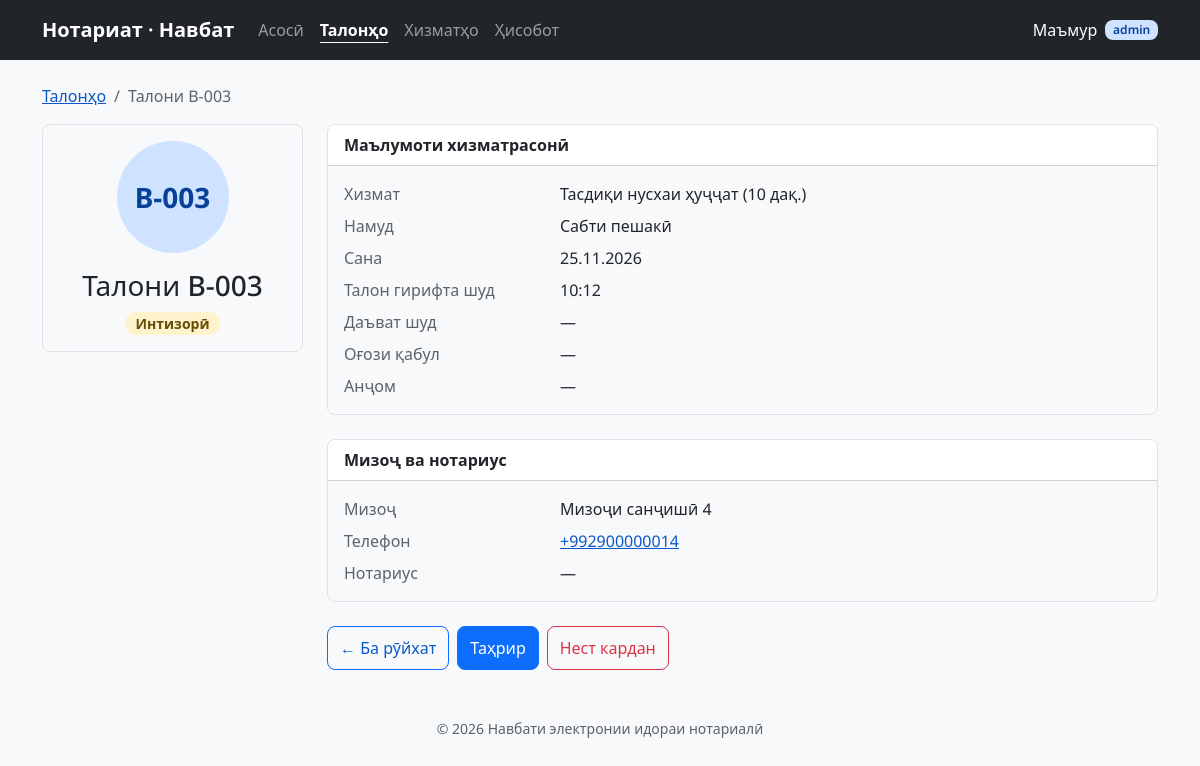
The page /tickets/7 on the database its author committed.
### tables this page shows
CREATE TABLE tickets (
  id             INT AUTO_INCREMENT PRIMARY KEY,
  appointment_id INT NULL,
  client_id      INT NULL,
  service_id     INT NOT NULL,
  notary_id      INT NULL,
  ticket_date    DATE NOT NULL,
  ticket_no      INT  NOT NULL,
  ticket_type    ENUM('booked','live') NOT NULL,
  status         ENUM('waiting','called','in_service','done','no_show','cancelled')
                 NOT NULL DEFAULT 'waiting',
  created_at     DATETIME NOT NULL DEFAULT CURRENT_TIMESTAMP,
  called_at      DATETIME NULL,
  started_at     DATETIME NULL,
  finished_at    DATETIME NULL,
  UNIQUE KEY uq_ticket_number (ticket_date, ticket_type, ticket_no),
  UNIQUE KEY uq_ticket_appointment (appointment_id),
  KEY idx_tickets_date_status (ticket_date, status),    
  CONSTRAINT fk_ticket_appt    FOREIGN KEY (appointment_id) REFERENCES appointments(id),
  CONSTRAINT fk_ticket_client  FOREIGN KEY (client_id)      REFERENCES users(id),
  CONSTRAINT fk_ticket_service FOREIGN KEY (service_id)     REFERENCES services(id),
  CONSTRAINT fk_ticket_notary  FOREIGN KEY (notary_id)      REFERENCES users(id)
);

CREATE TABLE services (
  id           INT AUTO_INCREMENT PRIMARY KEY,
  name         VARCHAR(150) NOT NULL,
  duration_min INT NOT NULL DEFAULT 20,
  is_active    TINYINT(1) NOT NULL DEFAULT 1,
  CHECK (duration_min > 0)
);

CREATE TABLE users (
  id            INT AUTO_INCREMENT PRIMARY KEY,
  full_name     VARCHAR(120) NOT NULL,
  phone         VARCHAR(20)  NOT NULL,
  password_hash VARCHAR(255) NOT NULL,                  
  role          ENUM('client','notary','admin') NOT NULL DEFAULT 'client',
  is_active     TINYINT(1)   NOT NULL DEFAULT 1,
  failed_logins TINYINT UNSIGNED NOT NULL DEFAULT 0,    
  locked_until  DATETIME     NULL,                      
  created_at    DATETIME     NOT NULL DEFAULT CURRENT_TIMESTAMP,
  UNIQUE KEY uq_users_phone (phone)
);

### src/Core/View.php (called while the page is built, shortened)
<?php
final class View
{
    public function e(mixed $value): string
    {
        return htmlspecialchars((string) $value, ENT_QUOTES | ENT_SUBSTITUTE, 'UTF-8');
    }
    public function render(string $template, array $data = [], bool $withLayout = true): string
    {
        $content = $this->capture($template, $data);
        return $this->capture('layout', $data + ['content' => $content]);
    }
    private function capture(string $template, array $data): string
    {
        extract($data, EXTR_SKIP);
        try {
            require $this->dir . '/' . $template . '.php';
        } catch (Throwable $e) {
            ob_end_clean();
            throw $e;
        }
        return (string) ob_get_clean();
    }
}

### src/Controllers/TicketController.php (called while the page is built, shortened)
<?php
final class TicketController extends Controller
{
    private TicketRepository $tickets;
    public function __construct()
    {
        $this->tickets  = new TicketRepository();
    }
    public function show(int $id): void
    {
        $ticket = $this->findOrFail($id);
        $this->render('tickets/show', [
            'title' => 'Талони ' . Format::label($ticket['ticket_type'], $ticket['ticket_no']),
            'active' => 'tickets',
            'ticket' => $ticket,
            'msg' => (string) ($_GET['msg'] ?? ''),
        ]);
    }
    private function findOrFail(int $id): array
    {
        $ticket = $this->tickets->find($id);
        return $ticket;
    }
}

### public/index.php (called while the page is built, shortened)
<?php
spl_autoload_register(function (string $class): void {
    foreach (['Core', 'Repositories', 'Controllers'] as $dir) {
        $file = BASE_PATH . "/src/{$dir}/{$class}.php";
        if (is_file($file)) {
            return;
        }
    }
});
$router = new Router();
$router->get('/',                       [DashboardController::class, 'index']);
$router->get('/tickets',                [TicketController::class, 'index']);
$router->get('/tickets/create',         [TicketController::class, 'create']);
$router->post('/tickets/create',        [TicketController::class, 'store']);
$router->get('/tickets/{id}',           [TicketController::class, 'show']);
$router->get('/tickets/{id}/edit',      [TicketController::class, 'edit']);
$router->post('/tickets/{id}/edit',     [TicketController::class, 'update']);
$router->post('/tickets/{id}/cancel',   [TicketController::class, 'cancel']);
$router->post('/tickets/{id}/delete',   [TicketController::class, 'delete']);
$router->get('/services',               [ServiceController::class, 'index']);
$router->post('/services/create',       [ServiceController::class, 'store']);
$router->post('/services/{id}/delete',  [ServiceController::class, 'delete']);
$router->get('/reports/queue',          [ReportController::class, 'queue']);
$router->get('/api/tickets',            [TicketController::class, 'apiList']);
$method = $_SERVER['REQUEST_METHOD'] ?? 'GET';
$path = rawurldecode((string) parse_url($_SERVER['REQUEST_URI'] ?? '/', PHP_URL_PATH));
$found = $router->match($method, $path);
[[$class, $action], $params] = $found;
(new $class())->$action(...array_values($params));

### src/Core/Database.php (called while the page is built, shortened)
<?php
final class Database
{
    private static ?PDO $pdo = null;
    private static array $config = [];
    public static function configure(array $config): void
    {
        self::$config = $config;
        self::$pdo = null;
    }
    public static function connection(): PDO
    {
        if (self::$pdo === null) {
            $c = self::$config;
            $options = [
                PDO::ATTR_ERRMODE            => PDO::ERRMODE_EXCEPTION,
                PDO::ATTR_DEFAULT_FETCH_MODE => PDO::FETCH_ASSOC,
                PDO::ATTR_EMULATE_PREPARES   => false,
            ];
            if (($c['driver'] ?? 'mysql') === 'sqlite') {
                self::$pdo = new PDO('sqlite:' . $c['path'], null, null, $options);
                self::$pdo->exec('PRAGMA foreign_keys = ON');
            } else {
                $dsn = sprintf('mysql:host=%s;port=%d;dbname=%s;charset=utf8mb4', $c['host'], $c['port'], $c['name']);
                self::$pdo = new PDO($dsn, $c['user'], $c['pass'], $options);
            }
        }
        return self::$pdo;
    }
}

### src/Repositories/TicketRepository.php (called while the page is built, shortened)
<?php
final class TicketRepository
{
    private PDO $db;
    public function __construct(?PDO $db = null)
    {
        $this->db = $db ?? Database::connection();
    }
    public function find(int $id): ?array
    {
        $stmt = $this->db->prepare(self::SELECT . self::FROM . ' WHERE t.id = :id');
        $stmt->execute([':id' => $id]);
        $row = $stmt->fetch();
        return $row === false ? null : $row;
    }
}

### src/Core/Format.php (called while the page is built, shortened)
<?php
final class Format
{
    public static function label(string $type, int|string $no): string
    {
        return ($type === 'booked' ? 'B' : 'L') . '-' . str_pad((string) $no, 3, '0', STR_PAD_LEFT);
    }
    public static function status(string $status): string { return self::STATUSES[$status] ?? $status; }
    public static function type(string $type): string     { return self::TYPES[$type] ?? $type; }
    public static function time(?string $dt): string      { return $dt ? substr($dt, 11, 5) : '—'; }
    public static function date(?string $d): string
    {
        [$y, $m, $day] = explode('-', substr($d, 0, 10));
        return "{$day}.{$m}.{$y}";
    }
}

### views/tickets/show.php (the view, shortened to what this page needs)
<?php  $label = Format::label($ticket['ticket_type'], $ticket['ticket_no']); ?>
<nav aria-label="Занҷираи навигатсия">
  <ol class="breadcrumb">
    <li class="breadcrumb-item"><a href="/tickets">Талонҳо</a></li>
    <li class="breadcrumb-item active" aria-current="page">Талони <?= $this->e($label) ?></li>
  </ol>
</nav>
<div class="row g-4">
  <aside class="col-12 col-lg-3" aria-label="Хулосаи талон">
    <div class="card"><div class="card-body text-center">
      <span class="ticket-circle ticket-circle-lg mx-auto mb-3" role="img" aria-label="Рақами талон <?= $this->e($label) ?>"><?= $this->e($label) ?></span>
      <h1 class="h3">Талони <?= $this->e($label) ?></h1>
      <span class="badge status status-<?= $this->e($ticket['status']) ?>"><?= $this->e(Format::status($ticket['status'])) ?></span>
    </div></div>
  </aside>
  <section class="col-12 col-lg-9" aria-labelledby="info-title">
    <div class="card mb-4">
      <div class="card-header">Маълумоти хизматрасонӣ</div>
      <div class="card-body"><dl class="details">
        <dt>Хизмат</dt><dd><?= $this->e($ticket['service_name']) ?> (<?= (int) $ticket['duration_min'] ?> дақ.)</dd>
        <dt>Намуд</dt><dd><?= $this->e(Format::type($ticket['ticket_type'])) ?></dd>
        <dt>Сана</dt><dd><?= $this->e(Format::date($ticket['ticket_date'])) ?></dd>
        <dt>Талон гирифта шуд</dt><dd><?= $this->e(Format::time($ticket['created_at'])) ?></dd>
        <dt>Даъват шуд</dt><dd><?= $this->e(Format::time($ticket['called_at'])) ?></dd>
        <dt>Оғози қабул</dt><dd><?= $this->e(Format::time($ticket['started_at'])) ?></dd>
        <dt>Анҷом</dt><dd><?= $this->e(Format::time($ticket['finished_at'])) ?></dd>
      </dl></div>
    </div>
    <div class="card mb-4">
      <div class="card-header">Мизоҷ ва нотариус</div>
      <div class="card-body"><dl class="details">
        <dt>Мизоҷ</dt><dd><?= $this->e($ticket['client_name'] ?? '—') ?></dd>
        <dt>Телефон</dt><dd><?php if ($ticket['client_phone']): ?><a href="tel:<?= $this->e(preg_replace('/\s+/', '', $ticket['client_phone'])) ?>"><?= $this->e($ticket['client_phone']) ?></a><?php else: ?>—<?php endif; ?></dd>
        <dt>Нотариус</dt><dd><?= $this->e($ticket['notary_name'] ?? '—') ?></dd>
      </dl></div>
    </div>
    <div class="d-flex flex-wrap gap-2">
      <a class="btn btn-outline-primary" href="/tickets">← Ба рӯйхат</a>
      <a class="btn btn-primary" href="/tickets/<?= (int) $ticket['id'] ?>/edit">Таҳрир</a>
      <button type="button" class="btn btn-outline-danger" data-delete-url="/tickets/<?= (int) $ticket['id'] ?>/delete" data-ticket-label="<?= $this->e($label) ?>" data-confirm-action="Нест кардан">Нест кардан</button>
    </div>
  </section>
</div>

### public/assets/css/app.css (style rules this page uses)
:root { --nq-primary: #0D6EFD; --nq-primary-dark: #0A58CA; --nq-primary-light: #CFE2FF; --nq-bg: #F8F9FA; --nq-border: #DEE2E6; --nq-text: #212529; --nq-muted: #5C636A; --nq-dark: #212529; --nq-success-dark: #0F5132; --nq-warning-dark: #664D03; --nq-danger-dark: #842029; --nq-info-dark: #055160; --nq-radius: 8px; --bs-body-font-family: "Noto Sans", system-ui, "Segoe UI", Roboto, Arial, sans-serif; --bs-body-font-size: 1rem; --bs-body-color: var(--nq-text); --bs-body-bg: var(--nq-bg); --bs-border-color: var(--nq-border); --bs-border-radius: var(--nq-radius); --bs-link-color: var(--nq-primary-dark); --bs-link-color-rgb: 10, 88, 202; --bs-primary: var(--nq-primary); --bs-primary-rgb: 13, 110, 253; --bs-secondary-color: var(--nq-muted); }
h1 { font-size: 2rem; font-weight: 700; line-height: 1.25; }
.btn { min-height: 44px; display: inline-flex; align-items: center; justify-content: center; font-weight: 500; }
.btn-primary { --bs-btn-bg: var(--nq-primary); --bs-btn-border-color: var(--nq-primary); --bs-btn-hover-bg: var(--nq-primary-dark); --bs-btn-hover-border-color: var(--nq-primary-dark); }
.btn-outline-primary { --bs-btn-color: var(--nq-primary-dark); --bs-btn-border-color: var(--nq-primary); --bs-btn-hover-bg: var(--nq-primary); --bs-btn-hover-color: #fff; }
.card { border-color: var(--nq-border); border-radius: var(--nq-radius); }
.card-header { font-weight: 600; background: #fff; }
.badge.status { font-weight: 600; font-size: .875rem; border-radius: 999px; padding: .35em .75em; }
.status-waiting { background: #FFF3CD; color: var(--nq-warning-dark); }
.ticket-circle { display: inline-flex; align-items: center; justify-content: center; width: 64px; height: 64px; border-radius: 50%; background: var(--nq-primary-light); color: #084298; font-weight: 700; font-size: .95rem; }
.ticket-circle-lg { width: 112px; height: 112px; font-size: 1.75rem; }
.details { display: grid; grid-template-columns: 200px 1fr; gap: .5rem 1rem; margin: 0; }
.details dt { color: var(--nq-muted); font-weight: 400; }
.details dd { margin: 0; }

### rows shown on the page
tickets: $this->e($label) "B-003", status "Интизорӣ", service.name "Тасдиқи нусхаи ҳуҷҷат", service.duration_min "10", ticket_type "Сабти пешакӣ", ticket_date "25.11.2026", created_at "10:12", called_at "—", started_at "—", finished_at "—", client.full_name "Мизоҷи санҷишӣ 4", client.phone "+992900000014"

### other values the page prints
$label "Асосӣ"
$label "Талонҳо"
$label "Хизматҳо"
$label "Ҳисобот"
$this->e($ticket['notary_name'] ?? '—') "—"
